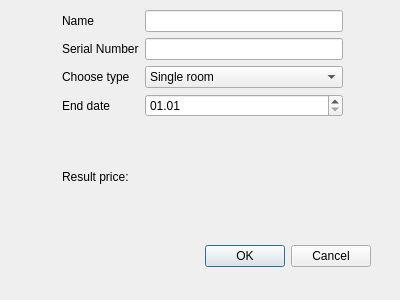
<?xml version="1.0" encoding="UTF-8"?>
<ui version="4.0">
 <class>AddNewUser</class>
 <widget class="QDialog" name="AddNewUser">
  <property name="geometry">
   <rect>
    <x>0</x>
    <y>0</y>
    <width>400</width>
    <height>300</height>
   </rect>
  </property>
  <property name="windowTitle">
   <string>Dialog</string>
  </property>
  <property name="inputMethodHints">
   <set>Qt::ImhLatinOnly</set>
  </property>
  <widget class="QDialogButtonBox" name="buttonBox">
   <property name="enabled">
    <bool>true</bool>
   </property>
   <property name="geometry">
    <rect>
     <x>30</x>
     <y>240</y>
     <width>341</width>
     <height>32</height>
    </rect>
   </property>
   <property name="orientation">
    <enum>Qt::Horizontal</enum>
   </property>
   <property name="standardButtons">
    <set>QDialogButtonBox::Cancel|QDialogButtonBox::Ok</set>
   </property>
  </widget>
  <widget class="QWidget" name="gridLayoutWidget">
   <property name="geometry">
    <rect>
     <x>62</x>
     <y>10</y>
     <width>281</width>
     <height>221</height>
    </rect>
   </property>
   <layout class="QGridLayout" name="gridLayout">
    <item row="1" column="1">
     <widget class="QLineEdit" name="serialNumberEdit"/>
    </item>
    <item row="2" column="0">
     <widget class="QLabel" name="typeLabel">
      <property name="text">
       <string>Choose type</string>
      </property>
     </widget>
    </item>
    <item row="0" column="0">
     <widget class="QLabel" name="nameLabel">
      <property name="text">
       <string>Name</string>
      </property>
     </widget>
    </item>
    <item row="4" column="0">
     <widget class="QLabel" name="endLabel">
      <property name="text">
       <string>End date</string>
      </property>
     </widget>
    </item>
    <item row="4" column="1">
     <widget class="QDateEdit" name="endDateEdit">
      <property name="displayFormat">
       <string>dd.MM</string>
      </property>
     </widget>
    </item>
    <item row="1" column="0">
     <widget class="QLabel" name="label">
      <property name="text">
       <string>Serial Number</string>
      </property>
     </widget>
    </item>
    <item row="2" column="1">
     <widget class="QComboBox" name="typeBox">
      <item>
       <property name="text">
        <string>Single room</string>
       </property>
      </item>
      <item>
       <property name="text">
        <string>Double room</string>
       </property>
      </item>
     </widget>
    </item>
    <item row="0" column="1">
     <widget class="QLineEdit" name="nameEdit">
      <property name="inputMethodHints">
       <set>Qt::ImhNone</set>
      </property>
      <property name="text">
       <string/>
      </property>
     </widget>
    </item>
    <item row="6" column="0" colspan="2">
     <widget class="QLabel" name="resultPriceLabel">
      <property name="text">
       <string>Result price:</string>
      </property>
     </widget>
    </item>
   </layout>
  </widget>
 </widget>
 <tabstops>
  <tabstop>nameEdit</tabstop>
  <tabstop>serialNumberEdit</tabstop>
  <tabstop>typeBox</tabstop>
  <tabstop>endDateEdit</tabstop>
 </tabstops>
 <resources/>
 <connections>
  <connection>
   <sender>buttonBox</sender>
   <signal>rejected()</signal>
   <receiver>AddNewUser</receiver>
   <slot>reject()</slot>
   <hints>
    <hint type="sourcelabel">
     <x>316</x>
     <y>260</y>
    </hint>
    <hint type="destinationlabel">
     <x>286</x>
     <y>274</y>
    </hint>
   </hints>
  </connection>
 </connections>
</ui>
